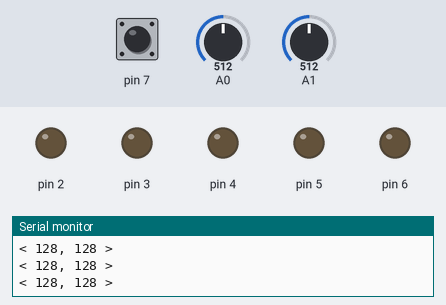
A sketch run on a simulated Arduino Uno, built with avr-gcc and run on an emulated ATmega328P. Shown: output pins drawn as LEDs (lit = HIGH), the last lines printed to the serial monitor. Inputs (shaded band) come from the test bench; at power-on: A0 = 512, A1 = 512, pin 7 HIGH.

Above: at 1.2 s.
1.3 s: A0 set to 330
2.8 s: A0 set to 312
At 3.1 s:
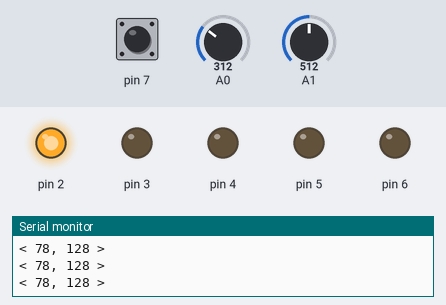
4.3 s: A1 set to 334
7.3 s: A1 set to 310
At 8.5 s:
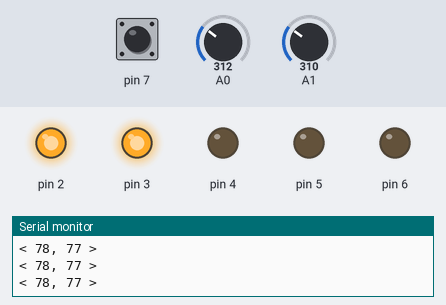
8.8 s: pin 7 pulled LOW for 0.15 s
At 8.89 s:
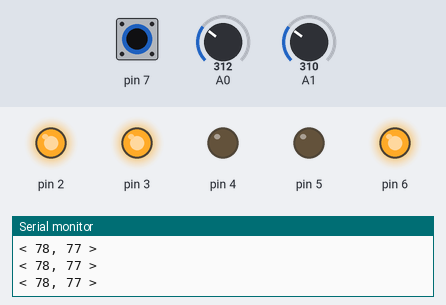
10.4 s: A0 set to 511
At 11.4 s:
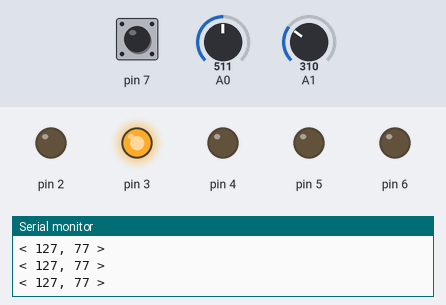
Timing chart, 0 to 12.9 s (numbered marks = the images above; inputs shaded):
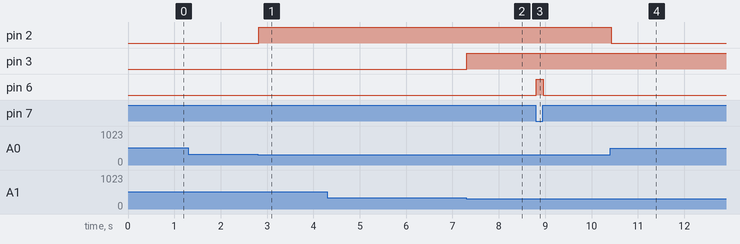

Measured:
- the behaviour switches between 320 and 319 on A0 (found by bisection; images 0 and 1)
- the behaviour switches between 320 and 319 on A1 (found by bisection; images 1 and 2)
- after the input at 2.8 s, pin 2: LOW → HIGH at once
- after the input at 7.3 s, pin 3: LOW → HIGH at once
- after the input at 8.8 s, pin 6: LOW → HIGH at once, → LOW 0.15 s later
- after the input at 10.4 s, pin 2: HIGH → LOW at once

The sketch:

gameJoystick.ino
```cpp
/*
To start on the hardware side, I connected pins 2 - 5 in port D to their corresponding LEDs. I then
connected each LED to a resistor that leads to GROUND on the ardurino. Then I connected the "click led" to pin 6
and also connected it to ground with a resistor. Afterwards, I connected the joystick to the ardurino. Ground went
to ground, +5V went to 5V, VRx went to A0, VRy went to A1, and SW went to pin 7. For the code, I used the methods
analog_init() and analog8() given by the lab description to setup the joystick. In setup, I turned on the pins 2-6
to output power to leds, and I cleared pin 7 to make it take in input. In the loop, the main premise is to check if
the joystick was pushed 80 units in either direction. The loop starts with getting coordinates of the joystick
and putting x and y in register 16 and 17 respectively. If the joystick is pushed 80 offset from the center, it turns
on the corresponding led based on direction. The loop also checks if the joystick is clicked down and turns on the
led joystick if clicked.

*/
void analog_init()
{
// Analog functions can be used as-is
  ADCSRA |= (1 << ADEN);
  ADMUX |= (1 << REFS0);
  ADMUX |= (1 << ADLAR); // Left justified output for 8bit mode
  ADCSRA |= (1 << ADSC);  // start conversion
}

uint8_t analog8(uint8_t channel)
{
  // Analog funcitions can be used as-is
  ADMUX &= 0xF0;
  ADMUX |= channel;
  ADCSRA |= (1 << ADSC);
  while ( ADCSRA & (1 << ADSC));
  return ADCH;
}

void setup()
{
  Serial.begin(9600);
  analog_init();
  asm("sbi 0x0A, 6"); //sets bit 6 in portD for output
  asm("cbi 0x0A, 7"); //clears bit 7 in portD for input
  asm("sbi 0x0B, 7"); //setting up pullup resistor for pin 7 in portD

  asm("sbi 0x0A, 5"); //sets ports to output to power leds
  asm("sbi 0x0A, 4");
  asm("sbi 0x0A, 3");
  asm("sbi 0x0A, 2");

}

void loop() {

asm("start: ");

// Get analog values for X and Y
// Load from ADCH (0x79) into r16/r17
int x_axis = analog8(0);
asm(" lds r16, 0x79 ");
int y_axis = analog8(1);
asm(" lds r17, 0x79 ");

Serial.print("< "); //prints out coordinates to serial monitor to help with debugging
Serial.print(x_axis);
Serial.print(", ");
Serial.print(y_axis);
Serial.println(" >");
delay(2);

asm(" in r25, 0x09 "); // Load PIND into r25 asm
asm(" andi r25, 0x80"); // ands all bits with 0x80 to mask the 7th bit and put in register 25
asm(" cpi  r25, 0x80"); // compares register 25 with 0x80 to check if the 7th bit is set
asm(" brne click_on");  // branches if 7th bit is set to subroutine "click on"
asm(" cbi  0x0B, 6"); //turns off click LED

asm("left: "); // left led
asm("subi r16, 0x50"); //checks if x axis is left (subtracts 80 from x-value in register 16 and checks if negative)
asm("brlo left_on"); // branches if result is negative
asm("cbi 0x0B, 2"); // turns off left LED

asm("up: "); // up led
asm("subi r17, 0x50"); //checks if x axis is up (subtracts 80 from y-value in register 17 and checks if negative)
asm("brlo up_on");
asm("cbi 0x0B, 3");

asm("right: "); // right led
asm("subi r16, -0x50"); // add 80 since 80 was subtracted after checking in left subroutine since they both use register 16
asm("subi r16, -0x50"); // adds 80 to check for overflow (over 255)
asm("brsh right_on"); // branches if same or higher, branches if result is over 255
asm("cbi 0x0B, 4");

asm("down: "); // down led
asm("subi r17, -0x50");
asm("subi r17, -0x50");
asm("brsh down_on");
asm("cbi 0x0B, 5");

asm("rjmp end"); //jumps to end to loop after checking all directions and click

asm(" left_on: "); //turns on LEFT LED
asm(" sbi 0x0B, 2"); //sets bit on port 2 to turn on led
asm(" rjmp up  "); //jumps to up to check other directions

asm(" up_on: "); //turns on up led
asm(" sbi 0x0B, 3");
asm(" rjmp right ");

asm(" right_on: "); // turns on right led
asm(" sbi 0x0B, 4");
asm(" rjmp down");

asm(" down_on: "); // turns on down led
asm(" sbi 0x0B, 5");
asm(" rjmp end");

asm(" click_on: "); //turns on LED when clicked
asm(" sbi 0x0B, 6");

asm(" end: ");
asm(" rjmp start  ");

}
```
